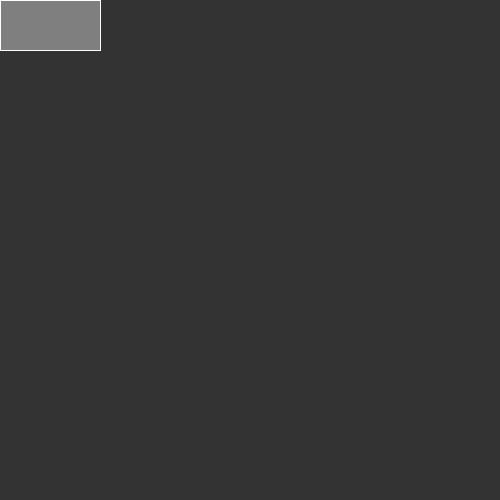
Frame 1 (no input)
Frame 60 (the mouse pressed at the canvas centre just before this capture): identical to frame 1, image omitted
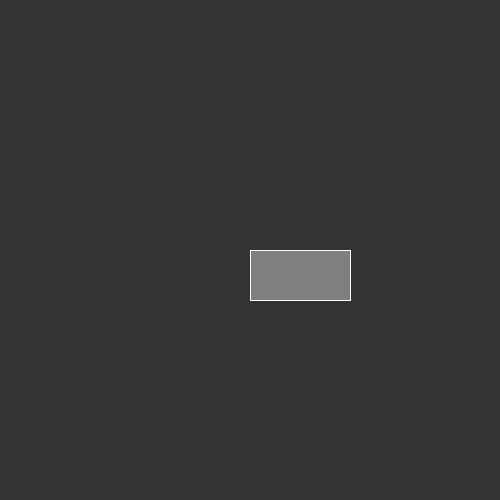
Frame 120 (the mouse held since frame 60 and released just before this capture)

The Processing sketch that drew these frames (run headless with seeded random() and noise(); from frame 60 on, the mouse is pressed at the canvas centre):

// Processing sketch: robot
// ── robot.pde
void setup() {
  size(500, 500);


}
void draw() {
  background(51);
  stroke(255);
  fill(127);
  rect(mouseX,mouseY,100,50);
}
